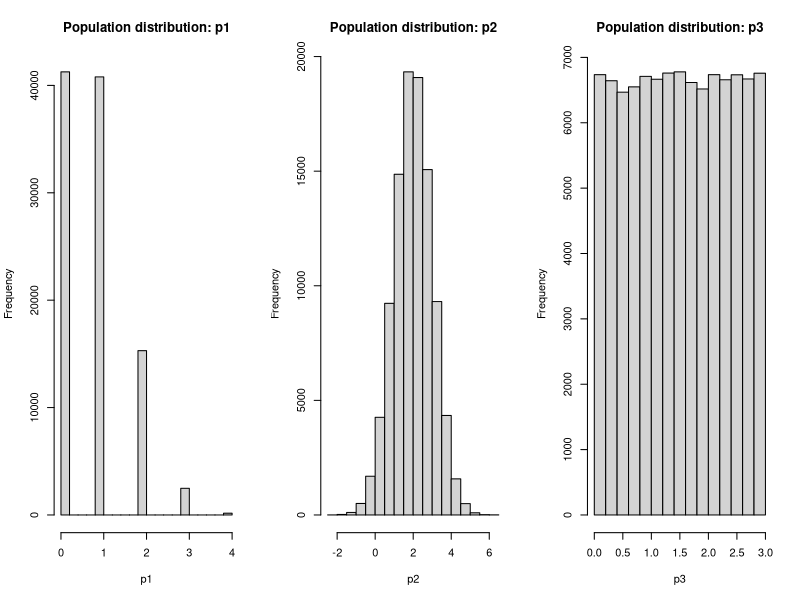
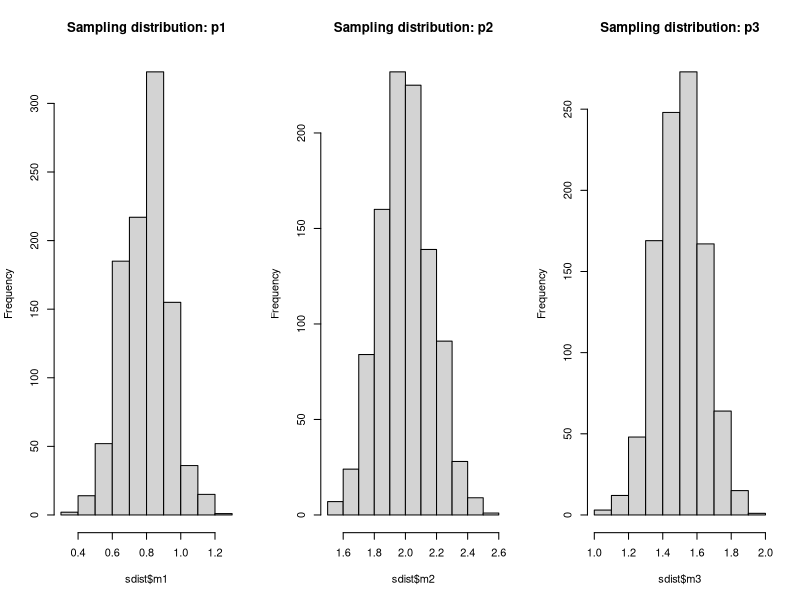
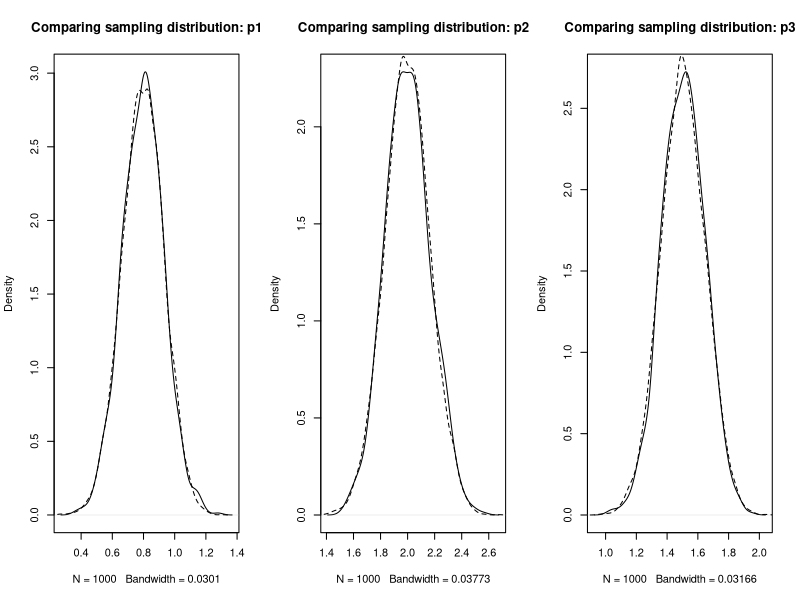
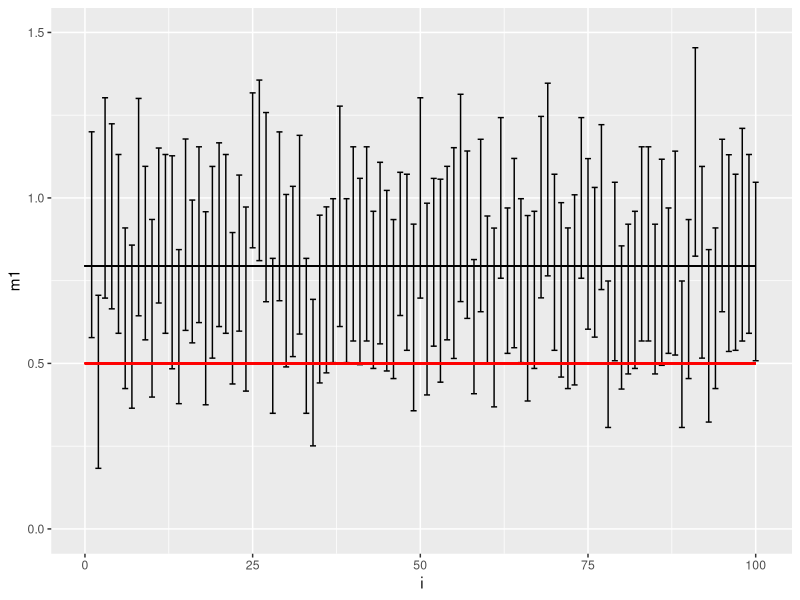

These charts were generated, in order, by the following R code:
## ---- chunk 1
library(plyr)
library(dplyr)
library(ggplot2)
## ---- chunk 2
pk = 100000
p1 = rbinom(pk, 4, 0.2)
m1 = mean(p1); sd1 = sd(p1)
p2 = rnorm(pk, 2, 1)
m2 = mean(p2); sd2 = sd(p2)
p3 = runif(pk, 0, 3)
m3 = mean(p3); sd3 = sd(p3)

par(mfrow=c(1,3))
hist(p1, main="Population distribution: p1")
hist(p2, main="Population distribution: p2")
hist(p3, main="Population distribution: p3")
## ---- chunk 3
k = 36
n = 1000
sdist = adply(1:n, 1, function(i){
	s1 = sample(p1, k)
	s2 = sample(p2, k)
	s3 = sample(p3, k)
	data.frame(m1 = mean(s1), m2 = mean(s2), m3 = mean(s3))
})

# Sampling Distribution
par(mfrow=c(1,3))
hist(sdist$m1, main="Sampling distribution: p1")
hist(sdist$m2, main="Sampling distribution: p2")
hist(sdist$m3, main="Sampling distribution: p3")
## ---- chunk 4
par(mfrow=c(1,3))
plot(density(sdist$m1), main="Comparing sampling distribution: p1"); lines(density(rnorm(10000,m1,sd1/sqrt(k))), lty=2)
plot(density(sdist$m2), main="Comparing sampling distribution: p2"); lines(density(rnorm(10000,m2,sd2/sqrt(k))), lty=2)
plot(density(sdist$m3), main="Comparing sampling distribution: p3"); lines(density(rnorm(10000,m3,sd3/sqrt(k))), lty=2)
## ---- chunk 5
#k = 144
k = 36
n = 100
conf.level = 0.95
z1 = qnorm((1-conf.level)/2)
z2 = qnorm(conf.level + (1-conf.level)/2)
t1 = qt((1-conf.level)/2, k-1)
t2 = qt(conf.level + (1-conf.level)/2, k-1)

ci.dist = adply(1:n, 1, function(i){
	s1 = sample(p1, k)
	stderr.a = sd(s1) / sqrt(length(s1))
	ci1 = mean(s1) + stderr.a * t1
	ci2 = mean(s1) + stderr.a * t2
	t = t.test(s1, mu=0.5)
	data.frame(i = i, m1 = mean(s1), ci1 = ci1, ci2 = ci2, 
			   ci.valid = ifelse(ci1 < m1 & m1 < ci2, 1, 0), 
			   ci.test = ifelse(ci1 > 0.5, 1, 0),
			   t.test = ifelse(t$p.value < 0.05, 1, 0),
			   p.value = t$p.value)
})

# Visualizing C.I.
summary(ci.dist)
ggplot(head(ci.dist, 100), aes(i, m1, ymin=ci1, ymax=ci2)) + geom_errorbar() + 
	geom_segment(aes(x=0, xend=100, y=mean(p1), yend=mean(p1))) +
	geom_segment(aes(x=0, xend=100, y=0.5, yend=0.5), colour = "red") +
	coord_cartesian(ylim=c(0,1.5))
